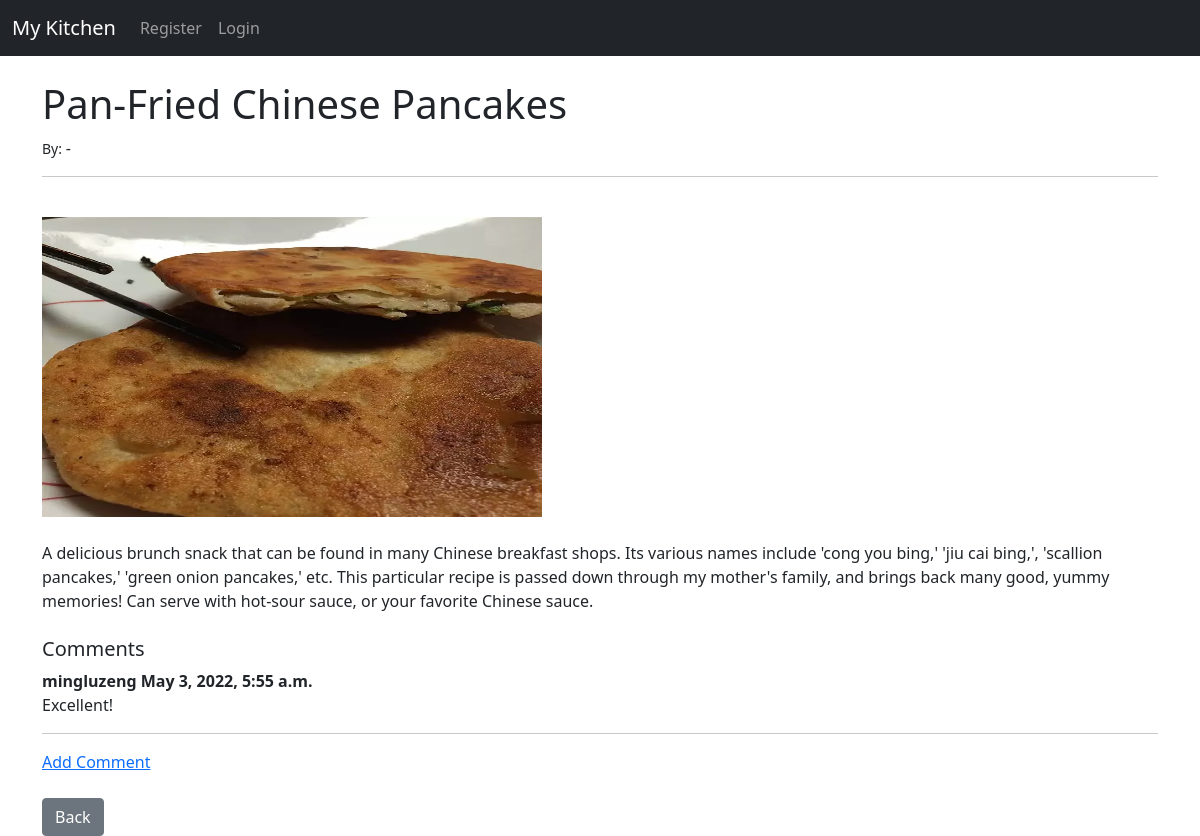
Screenshot of /recipe/12 with the database file from the repository.
### recipes/models.py (models this page shows, shortened)
class Post(models.Model):
    title = models.CharField(max_length=255)
    author = models.ForeignKey(User, on_delete=models.CASCADE)
    body = models.TextField()
    header_image = models.ImageField(null=True, blank=True, upload_to="images/")
    post_date = models.DateField(auto_now_add=True)

class Comment(models.Model):
    post = models.ForeignKey(Post, related_name="comments", on_delete=models.CASCADE)
    name = models.CharField(max_length=280)
    body = models.TextField()
    created_at = models.DateTimeField(auto_now_add=True)
    class Meta:
        ordering = ['-created_at']

### recipes/views.py (the view)
# urls.py: path('recipe/<int:pk>', RecipeDetailView.as_view(), name='recipe_detail'),
class RecipeDetailView(DetailView):
    model = Post
    template_name = 'recipe_details.html'

### recipes/templates/recipe_details.html (shortened to what this page needs)
{% extends 'base.html'%}
{% block content%}
<h1>{{post.title}}</h1>
<small>By: {{post.author.first_name}}{{post.author.last_name}}</small> -
<hr>
<br/>
    {%if post.header_image%}
      <img src="{{post.header_image.url}}" style="width:500px;height:300px;">
    {%endif%}
<br/>
<br/>
{{post.body}}
<br/><br/>
<h5>Comments</h5>
{%if not post.comments.all%}
  No Comments <a href="{%url 'add_comment' post.pk%}">Add one</a>
{%else%}
  {%for comment in post.comments.all%}
    <strong>
      {{comment.name}}
      {{comment.created_at}}
    </strong>
    <br/>
    {{comment.body}}
    <br/>
    <hr>
  {%endfor%}
  <a href="{% url 'add_comment' post.pk %}">Add Comment</a>
{%endif%}
<br/><br/>
<a href="{% url 'home' %}" class="btn btn-secondary">Back</a>
{% endblock %}

### rows the page displays
Post: title "Pan-Fried Chinese Pancakes", header_image (picture), body "A delicious brunch snack that can be found in many Chinese breakfast shops. Its various names include 'cong you bing,' 'jiu cai bing,', 'scallion pancakes,' 'green onion pancakes,' etc. This particular recipe is passed down through my mother's family, and brings back many good, yummy memories! Can serve with hot-sour sauce, or your favorite Chinese sauce."
Comment: name "mingluzeng", created_at "May 3, 2022, 5:55 a.m.", body "Excellent!"
